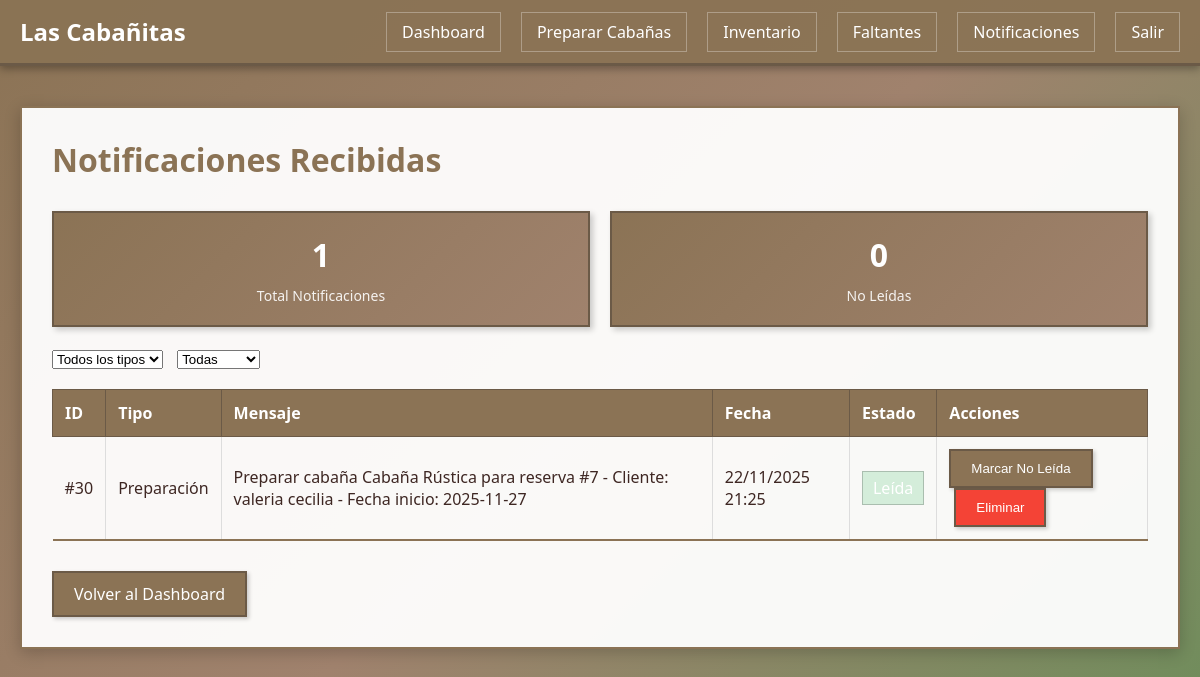
/encargado/notificaciones/ (signed in), run on the app's committed database.
### gestion/models.py (models this page shows, shortened)
class Notificacion(models.Model):
    TIPOS = [
        ('alerta', 'Alerta'),
        ('confirmacion', 'Confirmación'),
        ('preparacion', 'Preparación'),
        ('recordatorio', 'Recordatorio'),
        ('general', 'General'),
    ]
    idNotificacion = models.AutoField(primary_key=True)
    usuario = models.ForeignKey(User, on_delete=models.CASCADE, related_name='notificaciones', null=True, blank=True)
    tipo = models.CharField(max_length=20, choices=TIPOS)
    mensaje = models.TextField()
    fechaEnvio = models.DateTimeField(auto_now_add=True)
    leida = models.BooleanField(default=False)
    class Meta:
        db_table = 'notificacion'
        verbose_name = "Notificación"
        verbose_name_plural = "Notificaciones"
        ordering = ['-fechaEnvio']

### gestion/views.py (the view, shortened to what this page needs)
# urls.py: path('encargado/notificaciones/', views.notificaciones_encargado, name='notificaciones_encargado'),
@encargado_required
def notificaciones_encargado(request):
    tipo_filtro = request.GET.get('tipo', '')
    leida_filtro = request.GET.get('leida', '')
    notificaciones = Notificacion.objects.filter(usuario=request.user).order_by('-fechaEnvio')
    if tipo_filtro:
        notificaciones = notificaciones.filter(tipo=tipo_filtro)
    if leida_filtro == 'true':
        notificaciones = notificaciones.filter(leida=True)
    elif leida_filtro == 'false':
        notificaciones = notificaciones.filter(leida=False)
    total_notificaciones = Notificacion.objects.filter(usuario=request.user).count()
    notificaciones_no_leidas = Notificacion.objects.filter(usuario=request.user, leida=False).count()
    return render(request, 'encargado/notificaciones_encargado.html', {
        'notificaciones': notificaciones,
        'total_notificaciones': total_notificaciones,
        'notificaciones_no_leidas': notificaciones_no_leidas,
        'tipo_filtro': tipo_filtro,
        'leida_filtro': leida_filtro,
    })

### gestion/templates/encargado/notificaciones_encargado.html (shortened to what this page needs)
{% extends 'base.html' %}
{% block content %}
<h1 class="page-title">Notificaciones Recibidas</h1>
<div class="stats" style="margin-bottom: 20px;">
    <div class="stat-card">
        <h4>{{ total_notificaciones }}</h4>
        <p>Total Notificaciones</p>
    </div>
    <div class="stat-card">
        <h4>{{ notificaciones_no_leidas }}</h4>
        <p>No Leídas</p>
    </div>
</div>
<div class="mb-20">
    <form method="get" class="inline-block-form">
        <select name="tipo" onchange="this.form.submit()">
            <option value="">Todos los tipos</option>
        </select>
        <select name="leida" onchange="this.form.submit()" style="margin-left: 10px;">
            <option value="">Todas</option>
        </select>
    </form>
</div>
{% if notificaciones %}
    <table>
        <thead>
            <tr>
                <th>ID</th>
                <th>Tipo</th>
                <th>Mensaje</th>
                <th>Fecha</th>
                <th>Estado</th>
                <th>Acciones</th>
            </tr>
        </thead>
        <tbody>
            {% for notif in notificaciones %}
            <tr class="{% if not notif.leida %}notificacion-no-leida{% endif %}">
                <td>#{{ notif.idNotificacion }}</td>
                <td>{{ notif.get_tipo_display }}</td>
                <td>{{ notif.mensaje }}</td>
                <td>{{ notif.fechaEnvio|date:"d/m/Y H:i" }}</td>
                <td>
                    {% if notif.leida %}
                        <span class="status-badge-inline" style="background-color: #d4edda;">Leída</span>
                    {% else %}
                        <span class="status-badge-inline" style="background-color: #f8d7da;">No Leída</span>
                    {% endif %}
                </td>
                <td>
                    {% if notif.leida %}
                        <form method="post" style="display: inline-block;">
                            <button type="submit" class="btn btn-sm">Marcar No Leída</button>
                        </form>
                    {% endif %}
                    <form method="post" style="display: inline-block; margin-left: 5px;">
                        <button type="submit" class="btn btn-sm btn-danger" onclick="return confirm('¿Eliminar esta notificación?')">Eliminar</button>
                    </form>
                </td>
            </tr>
            {% endfor %}
        </tbody>
    </table>
{% else %}
    <div class="card">
        <p>No hay notificaciones con los filtros seleccionados.</p>
    </div>
{% endif %}
<div class="mt-30">
    <a href="{% url 'dashboard_encargado' %}" class="btn">Volver al Dashboard</a>
</div>
{% endblock %}

### gestion/templates/base.html (shortened to what this page needs)
<!DOCTYPE html>
<html lang="es">
<head>
    {% load static %}
    <link rel="stylesheet" href="{% static 'css/style.css' %}">
</head>
<body>
    <header>
        <nav>
            <div class="logo">Las Cabañitas</div>
            <ul class="nav-links">
                {% if user.is_authenticated %}
                    {% if user.is_staff %}
                        <li><a href="{% url 'dashboard_admin' %}">Dashboard</a></li>
                        <li><a href="{% url 'calendario_disponibilidad' %}">Calendario</a></li>
                        <li><a href="{% url 'gestion_reservas' %}">Reservas</a></li>
                        <li><a href="{% url 'gestion_cabañas' %}">Cabañas</a></li>
                        <li><a href="{% url 'gestion_clientes' %}">Clientes</a></li>
                        <li><a href="{% url 'registro_pagos' %}">Pagos</a></li>
                        <li><a href="{% url 'atender_reportes_faltantes' %}">Reportes Faltantes</a></li>
                        <li><a href="{% url 'panel_notificaciones' %}">Notificaciones</a></li>
                        <li><a href="/admin/">Admin Django</a></li>
                    {% elif user.groups.all %}
                        {% for group in user.groups.all %}
                            {% if group.name == 'Encargados' %}
                                <li><a href="{% url 'dashboard_encargado' %}">Dashboard</a></li>
                                <li><a href="{% url 'preparar_cabañas' %}">Preparar Cabañas</a></li>
                                <li><a href="{% url 'inventario_cabañas' %}">Inventario</a></li>
                                <li><a href="{% url 'reporte_faltantes' %}">Faltantes</a></li>
                                <li><a href="{% url 'notificaciones_encargado' %}">Notificaciones</a></li>
                            {% endif %}
                        {% endfor %}
                    {% endif %}
                    <li><a href="{% url 'logout' %}">Salir</a></li>
                {% else %}
                    <li><a href="{% url 'login' %}">Iniciar Sesión</a></li>
                    <li><a href="{% url 'registro_cliente' %}">Registrarse</a></li>
                {% endif %}
            </ul>
        </nav>
    </header>
    <div class="container">
        <div class="content">
            {% block content %}{% endblock %}
        </div>
    </div>
</body>
</html>

### gestion/static/css/style.css (style rules this page uses)
* { margin: 0; padding: 0; box-sizing: border-box; }
body { font-family: 'Segoe UI', Tahoma, Geneva, Verdana, sans-serif; background: linear-gradient(135deg, #8B7355 0%, #A0826D 50%, #6B8E5A 100%); min-height: 100vh; color: #3E2723; }
.container { max-width: 1200px; margin: 0 auto; padding: 20px; }
header { background: rgba(139, 115, 85, 0.95); padding: 15px 0; box-shadow: 0 3px 8px rgba(0,0,0,0.3); margin-bottom: 20px; border-bottom: 3px solid #6B5A47; }
nav { display: flex; justify-content: space-between; align-items: center; max-width: 1200px; margin: 0 auto; padding: 0 20px; }
.logo { font-size: 24px; font-weight: bold; color: #FFF; }
.nav-links { display: flex; gap: 20px; list-style: none; }
.nav-links a { color: #FFF; text-decoration: none; padding: 8px 15px; border-radius: 0; transition: background 0.3s; border: 1px solid rgba(255,255,255,0.3); }
.content { background: rgba(255, 255, 255, 0.95); border-radius: 0; padding: 30px; box-shadow: 0 4px 15px rgba(0,0,0,0.2); min-height: 500px; border: 2px solid #8B7355; }
.btn { display: inline-block; padding: 10px 20px; background: #8B7355; color: white; text-decoration: none; border-radius: 0; border: 2px solid #6B5A47; cursor: pointer; transition: all 0.3s; box-shadow: 2px 2px 4px rgba(0,0,0,0.2); }
.btn-danger { background: #f44336; }
table { width: 100%; border-collapse: collapse; margin-top: 20px; }
table th, table td { padding: 12px; text-align: left; border-bottom: 2px solid #8B7355; border-right: 1px solid #ddd; }
table th { background: #8B7355; color: white; border: 1px solid #6B5A47; }
.stats { display: grid; grid-template-columns: repeat(auto-fit, minmax(200px, 1fr)); gap: 20px; margin-bottom: 30px; }
.stat-card { background: linear-gradient(135deg, #8B7355 0%, #A0826D 100%); color: white; padding: 20px; border-radius: 0; text-align: center; border: 2px solid #6B5A47; box-shadow: 3px 3px 6px rgba(0,0,0,0.2); }
.stat-card h4 { font-size: 32px; margin-bottom: 10px; }
.stat-card p { font-size: 14px; opacity: 0.9; }
.content h1 { color: #8B7355; margin-bottom: 30px; }
.page-title { color: #8B7355; margin-bottom: 30px; }
.mt-30 { margin-top: 30px; }
.inline-block-form { display: inline-block; }
.status-badge-inline { padding: 5px 10px; border-radius: 0; color: white; display: inline-block; border: 1px solid rgba(0,0,0,0.2); }

### data on the page
Notificacion: idNotificacion "30", tipo "Preparación", mensaje "Preparar cabaña Cabaña Rústica para reserva #7 - Cliente: valeria cecilia - Fecha inicio: 2025-11-27", fechaEnvio "22/11/2025 21:25", leida "Leída"

### other printed values
{{ total_notificaciones }} "1"
{{ notificaciones_no_leidas }} "0"
